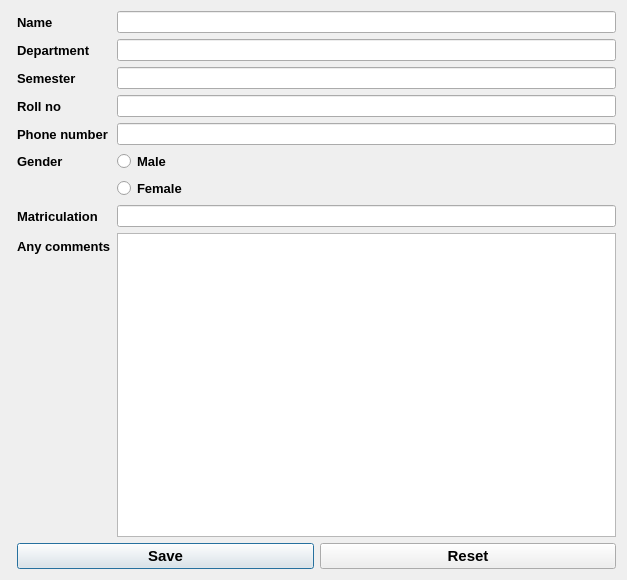
<?xml version="1.0" encoding="UTF-8"?>
<ui version="4.0">
 <class>Dialog</class>
 <widget class="QDialog" name="Dialog">
  <property name="geometry">
   <rect>
    <x>0</x>
    <y>0</y>
    <width>627</width>
    <height>580</height>
   </rect>
  </property>
  <property name="windowTitle">
   <string>Dialog</string>
  </property>
  <layout class="QFormLayout" name="formLayout_2">
   <item row="1" column="1">
    <layout class="QFormLayout" name="formLayout">
     <item row="0" column="0">
      <widget class="QLabel" name="label">
       <property name="font">
        <font>
         <pointsize>10</pointsize>
         <weight>75</weight>
         <bold>true</bold>
        </font>
       </property>
       <property name="text">
        <string>Name</string>
       </property>
      </widget>
     </item>
     <item row="0" column="1">
      <widget class="QLineEdit" name="txt1"/>
     </item>
     <item row="2" column="0">
      <widget class="QLabel" name="label_2">
       <property name="font">
        <font>
         <pointsize>10</pointsize>
         <weight>75</weight>
         <bold>true</bold>
        </font>
       </property>
       <property name="text">
        <string>Department</string>
       </property>
      </widget>
     </item>
     <item row="2" column="1">
      <widget class="QLineEdit" name="txt2">
       <property name="text">
        <string/>
       </property>
      </widget>
     </item>
     <item row="4" column="0">
      <widget class="QLabel" name="label_3">
       <property name="font">
        <font>
         <pointsize>10</pointsize>
         <weight>75</weight>
         <bold>true</bold>
        </font>
       </property>
       <property name="text">
        <string>Semester</string>
       </property>
      </widget>
     </item>
     <item row="4" column="1">
      <widget class="QLineEdit" name="txt3"/>
     </item>
     <item row="6" column="0">
      <widget class="QLabel" name="label_4">
       <property name="font">
        <font>
         <pointsize>10</pointsize>
         <weight>75</weight>
         <bold>true</bold>
        </font>
       </property>
       <property name="text">
        <string>Roll no</string>
       </property>
      </widget>
     </item>
     <item row="6" column="1">
      <widget class="QLineEdit" name="txt4"/>
     </item>
     <item row="8" column="0">
      <widget class="QLabel" name="label_5">
       <property name="font">
        <font>
         <pointsize>10</pointsize>
         <weight>75</weight>
         <bold>true</bold>
        </font>
       </property>
       <property name="text">
        <string>Phone number</string>
       </property>
      </widget>
     </item>
     <item row="8" column="1">
      <widget class="QLineEdit" name="txt5"/>
     </item>
     <item row="10" column="0">
      <widget class="QLabel" name="label_6">
       <property name="font">
        <font>
         <pointsize>10</pointsize>
         <weight>75</weight>
         <bold>true</bold>
        </font>
       </property>
       <property name="text">
        <string>Gender</string>
       </property>
      </widget>
     </item>
     <item row="10" column="1">
      <widget class="QRadioButton" name="radio1">
       <property name="font">
        <font>
         <pointsize>10</pointsize>
         <weight>75</weight>
         <bold>true</bold>
        </font>
       </property>
       <property name="text">
        <string>Male</string>
       </property>
      </widget>
     </item>
     <item row="11" column="1">
      <widget class="QRadioButton" name="radio2">
       <property name="font">
        <font>
         <pointsize>10</pointsize>
         <weight>75</weight>
         <bold>true</bold>
        </font>
       </property>
       <property name="text">
        <string>Female</string>
       </property>
      </widget>
     </item>
     <item row="12" column="0">
      <widget class="QLabel" name="label_7">
       <property name="font">
        <font>
         <pointsize>10</pointsize>
         <weight>75</weight>
         <bold>true</bold>
        </font>
       </property>
       <property name="text">
        <string>Matriculation</string>
       </property>
      </widget>
     </item>
     <item row="12" column="1">
      <widget class="QLineEdit" name="txt6"/>
     </item>
     <item row="14" column="0">
      <widget class="QLabel" name="label_8">
       <property name="font">
        <font>
         <pointsize>10</pointsize>
         <weight>75</weight>
         <bold>true</bold>
        </font>
       </property>
       <property name="text">
        <string>Any comments</string>
       </property>
      </widget>
     </item>
     <item row="14" column="1">
      <widget class="QTextBrowser" name="area1">
       <property name="readOnly">
        <bool>false</bool>
       </property>
      </widget>
     </item>
    </layout>
   </item>
   <item row="2" column="1">
    <layout class="QHBoxLayout" name="horizontalLayout">
     <item>
      <widget class="QPushButton" name="save">
       <property name="font">
        <font>
         <pointsize>11</pointsize>
         <weight>75</weight>
         <bold>true</bold>
        </font>
       </property>
       <property name="text">
        <string>Save</string>
       </property>
      </widget>
     </item>
     <item>
      <widget class="QPushButton" name="reset">
       <property name="font">
        <font>
         <pointsize>11</pointsize>
         <weight>75</weight>
         <bold>true</bold>
        </font>
       </property>
       <property name="text">
        <string>Reset</string>
       </property>
      </widget>
     </item>
    </layout>
   </item>
  </layout>
 </widget>
 <resources/>
 <connections/>
</ui>
